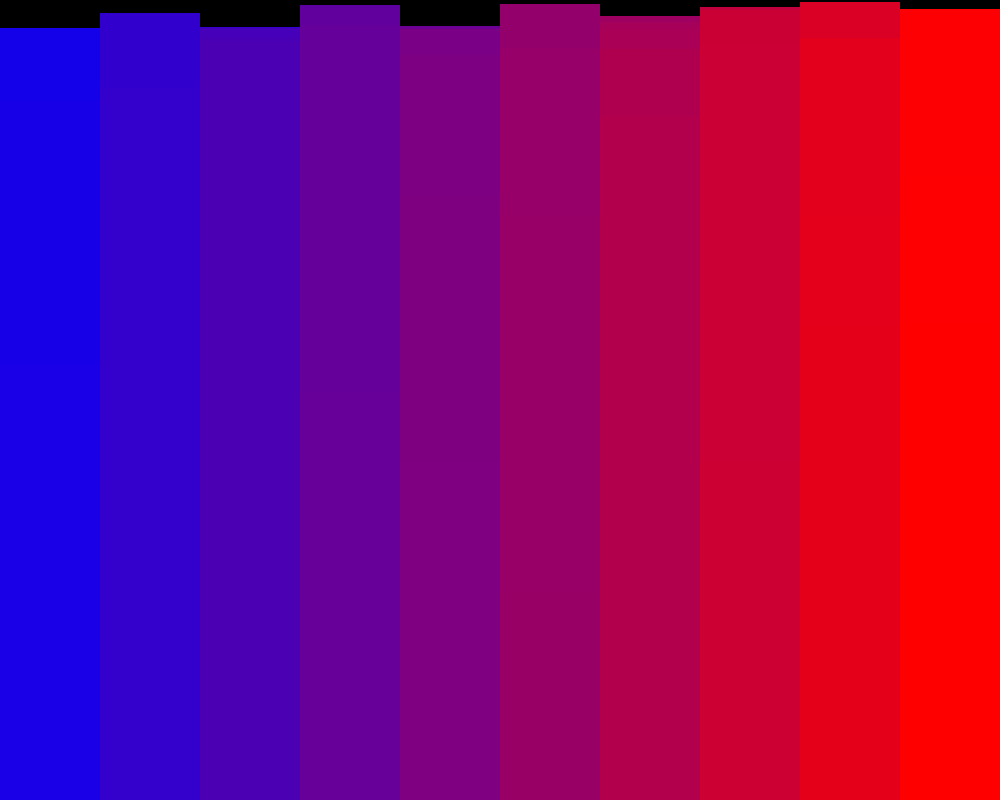
Frame 1 (no input)
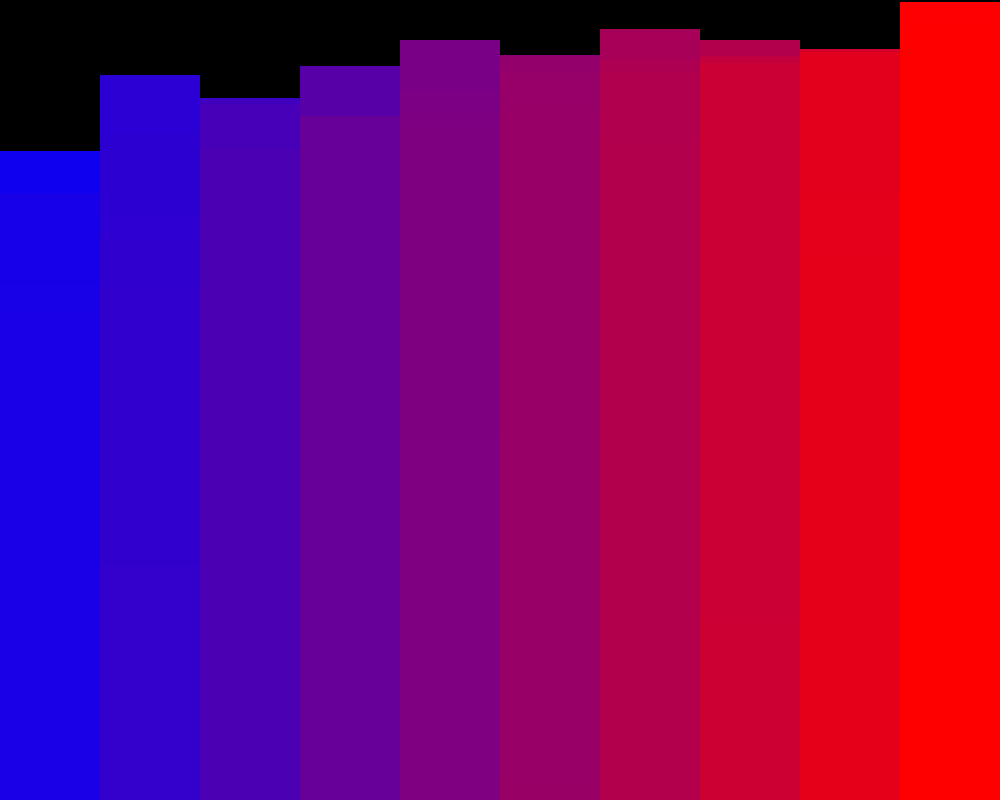
Frame 60 (the mouse pressed at the canvas centre just before this capture)
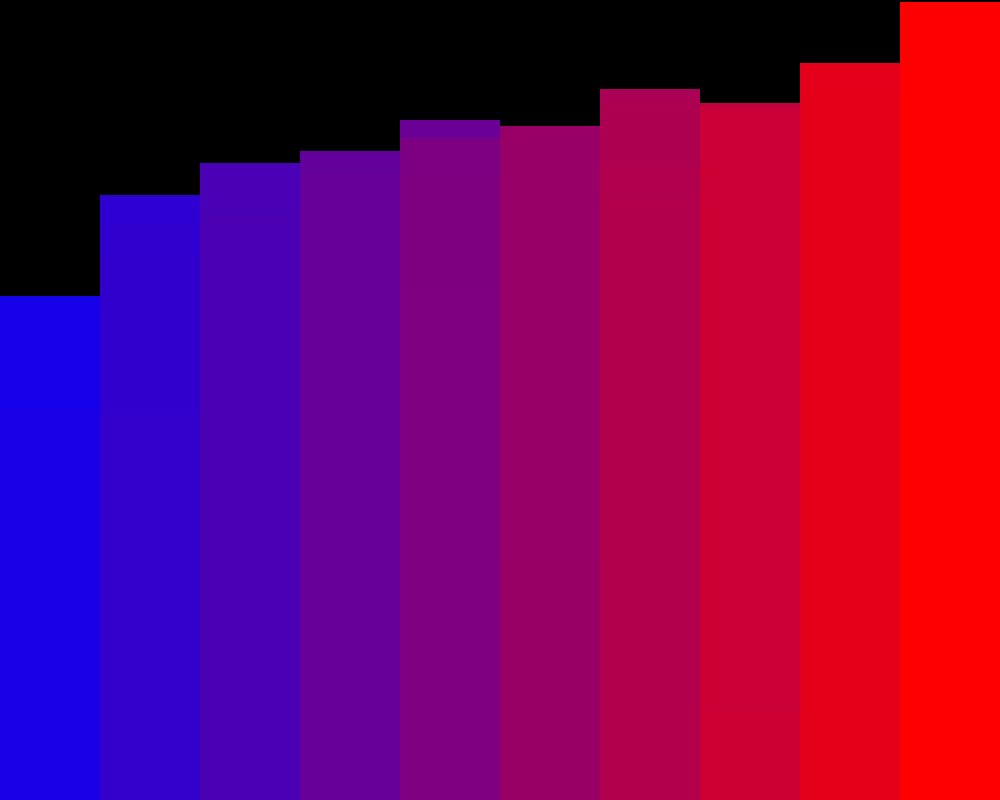
Frame 120 (the mouse held since frame 60 and released just before this capture)

The Processing sketch that drew these frames (run headless with seeded random() and noise(); from frame 60 on, the mouse is pressed at the canvas centre):

// Processing sketch: SandSorting
// ── SandSorting.pde
/* Paste the code into a new Processing sketch and complete the steps. */

//1. create an array of ints. don't initialize it yet.
int[] myInts;
float xRoughness = 100;
float yRoughness = 1;
float jitter = 0.92; // Chance of random sorting

void setup() {
  //2. set the size of your window
  size(1000, 800);
  //  if you are using Processing 3, you cannot use variables
  //  because the developers don't know how programming is supposed to work.

  //3. initialize your array with the built in width variable
  myInts = new int[width];
  //4. initialize the ints in the array with random numbers
  //   from 0 to the built in height variable
    setArray(myInts);

  //5. call the noStroke() method
  noStroke();
}

void draw() {
  //6. set the background color with background(r, g, b);
  background(0);
  
  //7. set the color for your graph
  // See the line four lines below me!
  //8. draw a rectangle for each int in your array.
  for (int i = 0; i < myInts.length; i++) {
  //   the x value will be the current index in the array
    fill(lerpColor(color(0, 0, 255), color(255, 0, 0), (float) i/myInts.length));
    rect(floor(i/xRoughness)*xRoughness, height, xRoughness, floor(-myInts[i]/yRoughness)*yRoughness);
  //   the y value will the height variable
  //   the width is 1 (one)
  //   the height is negative the value of the element at the current index of the array
  }


  //9. call the stepSort method
  stepSort(myInts);
  //10. extract the code that randomizes the array into a method.
  
  //11. call the method you made in step 10 when the mouse is pressed
  if (mousePressed) {
    if (mouseButton == LEFT) {
      setArray(myInts);
    } else if (mouseButton == RIGHT) {
      for (int i = 0; i < myInts.length; i++) {
          //   from 0 to the built in height variable
          myInts[i] = constrain(myInts[i], 0, height-mouseY);
       }
    }
  }
}

void setArray(int[] arr) {
  for (int i = 0; i < arr.length; i++) {
  //   from 0 to the built in height variable
    arr[i] = int(random(height));
  }
}

void stepSort(int[] arr) {
  for (int i = 1; i < arr.length; i++) {
    if (arr[i - 1] > arr[i] || int(random(100)) < jitter*100) {
      int t = arr[i];
      arr[i] = arr[i - 1];
      arr[i - 1] = t;
    }
  }
}
